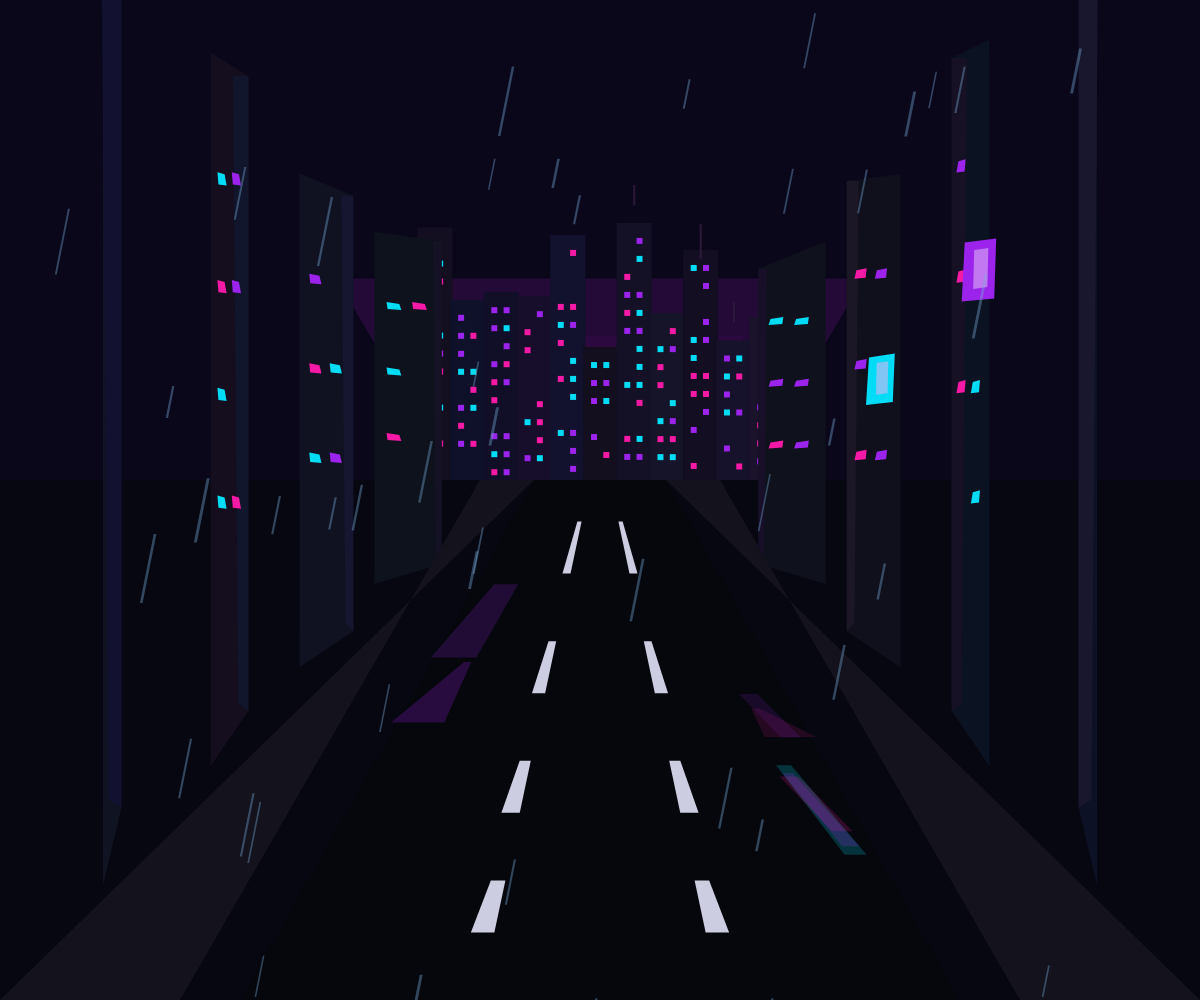
Frame 1 (no input)
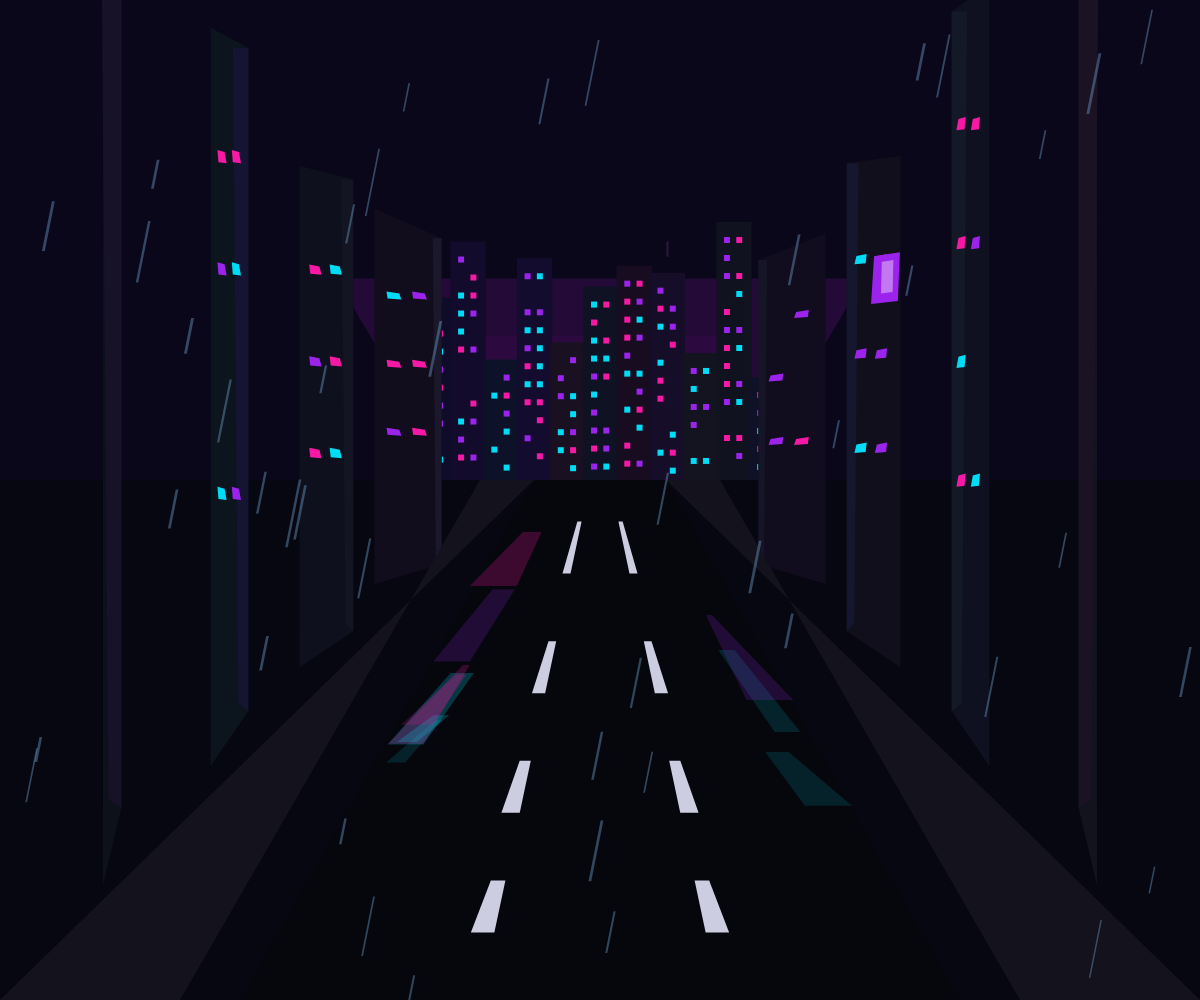
Frame 2 (the mouse pressed at the canvas centre, redrawn once)

The p5.js sketch that drew these frames (run headless with seeded random() and noise() and a simulated clock; the mouse was pressed at the canvas centre and the sketch redrawn once):

// p5.js sketch
// ── sketch.js
// Artefato 2 - Cidade Cyberpunk Generativa
// Autor: Pedro Elias
//
// Sketch estático e generativo.
// A estrutura da cidade segue regras de perspectiva,
// enquanto os detalhes variam a cada execução.

let neonCiano;
let neonRosa;
let neonRoxo;

function setup() {
  createCanvas(windowWidth, windowHeight);
  noLoop();

  neonCiano = color(0, 220, 245);
  neonRosa = color(245, 25, 165);
  neonRoxo = color(155, 35, 235);
}

function draw() {
  background(7, 7, 18);
  noStroke();

  let cx = width / 2;
  let horizonte = height * 0.48;

  desenharCeu(cx, horizonte);
  desenharSkyline(cx, horizonte);

  desenharPrediosEsquerda(cx, horizonte);
  desenharPrediosDireita(cx, horizonte);

  desenharRua(cx, horizonte);
  desenharReflexos(cx, horizonte);
  desenharFaixas(cx, horizonte);

  desenharChuva();
}


// ============================================================
// CÉU
// ============================================================

function desenharCeu(cx, horizonte) {

  fill(10, 7, 27);
  rect(0, 0, width, horizonte);

  fill(35, 10, 55);
  quad(
    width * 0.28, horizonte * 0.58,
    width * 0.72, horizonte * 0.58,
    width * 0.62, horizonte,
    width * 0.38, horizonte
  );

  fill(70, 15, 90, 65);
  quad(
    width * 0.38, horizonte * 0.70,
    width * 0.62, horizonte * 0.70,
    width * 0.56, horizonte,
    width * 0.44, horizonte
  );
}


// ============================================================
// SKYLINE DISTANTE
// ============================================================

function desenharSkyline(cx, horizonte) {

  let quantidade = floor(random(9, 15));

  let areaInicio = width * 0.32;
  let areaFim = width * 0.68;

  let larguraArea = areaFim - areaInicio;
  let larguraPredio = larguraArea / quantidade;

  for (let i = 0; i < quantidade; i++) {

    let x = areaInicio + i * larguraPredio;

    let altura = random(
      height * 0.10,
      height * 0.27
    );

    let topo = horizonte - altura;

    fill(
      random(14, 27),
      random(11, 20),
      random(30, 48)
    );

    rect(
      x,
      topo,
      larguraPredio + 2,
      altura
    );

    if (random() < 0.30) {

      fill(45, 25, 60);

      rect(
        x + larguraPredio / 2,
        topo - random(15, 40),
        2,
        random(15, 40)
      );
    }

    for (let y = topo + 15; y < horizonte - 10; y += 18) {

      if (random() < 0.65) {

        escolherNeon();

        rect(
          x + larguraPredio * 0.23,
          y,
          larguraPredio * 0.18,
          6
        );
      }

      if (random() < 0.60) {

        escolherNeon();

        rect(
          x + larguraPredio * 0.60,
          y,
          larguraPredio * 0.18,
          6
        );
      }
    }
  }
}


// ============================================================
// PRÉDIOS ESQUERDOS
// ============================================================

function desenharPrediosEsquerda(cx, horizonte) {

  let camadas = [0.20, 0.36, 0.55, 0.78, 1.0];

  for (let i = 0; i < camadas.length; i++) {

    let d = camadas[i];

    let direita = lerp(cx - width * 0.04, 0, d);
    let esquerda = lerp(cx - width * 0.11, 0, d);

    let baseDireita = lerp(
      horizonte,
      height * 0.90,
      d
    );

    let baseEsquerda = lerp(
      horizonte,
      height,
      d
    );

    let alturaBase = lerp(
      height * 0.13,
      height * 0.68,
      d
    );

    let variacao = random(
      -height * 0.04,
      height * 0.05
    );

    let topoDireita =
      horizonte - alturaBase + variacao;

    let topoEsquerda =
      topoDireita - random(5, 30);

    // Corpo principal
    fill(
      random(11, 20),
      random(12, 21),
      random(26, 40)
    );

    quad(
      esquerda, topoEsquerda,
      direita, topoDireita,
      direita, baseDireita,
      esquerda, baseEsquerda
    );

    // Face lateral mais clara
    fill(
      random(18, 28),
      random(16, 25),
      random(35, 50)
    );

    let faixa = lerp(5, 24, d);

    quad(
      direita - faixa, topoDireita,
      direita, topoDireita,
      direita, baseDireita,
      direita - faixa * 0.65, baseDireita - 8
    );

    desenharJanelasEsquerda(
      esquerda,
      direita,
      topoEsquerda,
      topoDireita,
      baseDireita,
      d
    );

    if (random() < 0.55 && d > 0.30) {
      desenharPlacaEsquerda(
        esquerda,
        direita,
        topoEsquerda,
        baseDireita,
        d
      );
    }

    if (random() < 0.28 && d > 0.45) {
      desenharPlacaHorizontalEsquerda(
        esquerda,
        direita,
        topoEsquerda,
        baseDireita,
        d
      );
    }
  }
}


// ============================================================
// PRÉDIOS DIREITOS
// ============================================================

function desenharPrediosDireita(cx, horizonte) {

  let camadas = [0.20, 0.36, 0.55, 0.78, 1.0];

  for (let i = 0; i < camadas.length; i++) {

    let d = camadas[i];

    let esquerda = lerp(
      cx + width * 0.04,
      width,
      d
    );

    let direita = lerp(
      cx + width * 0.11,
      width,
      d
    );

    let baseEsquerda = lerp(
      horizonte,
      height * 0.90,
      d
    );

    let baseDireita = lerp(
      horizonte,
      height,
      d
    );

    let alturaBase = lerp(
      height * 0.13,
      height * 0.68,
      d
    );

    let variacao = random(
      -height * 0.04,
      height * 0.05
    );

    let topoEsquerda =
      horizonte - alturaBase + variacao;

    let topoDireita =
      topoEsquerda - random(5, 30);

    // Corpo principal
    fill(
      random(11, 20),
      random(12, 21),
      random(26, 40)
    );

    quad(
      esquerda, topoEsquerda,
      direita, topoDireita,
      direita, baseDireita,
      esquerda, baseEsquerda
    );

    // Face lateral
    fill(
      random(18, 28),
      random(16, 25),
      random(35, 50)
    );

    let faixa = lerp(5, 24, d);

    quad(
      esquerda, topoEsquerda,
      esquerda + faixa, topoEsquerda,
      esquerda + faixa * 0.65, baseEsquerda - 8,
      esquerda, baseEsquerda
    );

    desenharJanelasDireita(
      esquerda,
      direita,
      topoEsquerda,
      topoDireita,
      baseEsquerda,
      d
    );

    if (random() < 0.55 && d > 0.30) {
      desenharPlacaDireita(
        esquerda,
        direita,
        topoDireita,
        baseEsquerda,
        d
      );
    }

    if (random() < 0.28 && d > 0.45) {
      desenharPlacaHorizontalDireita(
        esquerda,
        direita,
        topoDireita,
        baseEsquerda,
        d
      );
    }
  }
}


// ============================================================
// JANELAS ESQUERDAS
// ============================================================

function desenharJanelasEsquerda(
  esquerda,
  direita,
  topoE,
  topoD,
  base,
  d
) {

  let margem = (direita - esquerda) * 0.12;

  let inicioX = esquerda + margem;
  let fimX = direita - margem;

  let larguraDisponivel = fimX - inicioX;

  if (larguraDisponivel < 15) {
    return;
  }

  let colunas = d > 0.65 ? 4 : 2;
  let linhas = floor(lerp(2, 7, d));

  for (let linha = 0; linha < linhas; linha++) {

    let tY = (linha + 1) / (linhas + 2);

    let y = lerp(
      (topoE + topoD) / 2,
      base,
      tY
    );

    for (let coluna = 0; coluna < colunas; coluna++) {

      if (random() < 0.18) {
        continue;
      }

      let tamanhoCelula =
        larguraDisponivel / colunas;

      let x =
        inicioX +
        coluna * tamanhoCelula +
        tamanhoCelula * 0.16;

      let w =
        tamanhoCelula * 0.50;

      let h =
        lerp(5, 20, d);

      escolherNeon();

      quad(
        x, y,
        x + w, y + 2,
        x + w + 2, y + h,
        x + 1, y + h - 1
      );
    }
  }
}


// ============================================================
// JANELAS DIREITAS
// ============================================================

function desenharJanelasDireita(
  esquerda,
  direita,
  topoE,
  topoD,
  base,
  d
) {

  let margem = (direita - esquerda) * 0.12;

  let inicioX = esquerda + margem;
  let fimX = direita - margem;

  let larguraDisponivel = fimX - inicioX;

  if (larguraDisponivel < 15) {
    return;
  }

  let colunas = d > 0.65 ? 4 : 2;
  let linhas = floor(lerp(2, 7, d));

  for (let linha = 0; linha < linhas; linha++) {

    let tY = (linha + 1) / (linhas + 2);

    let y = lerp(
      (topoE + topoD) / 2,
      base,
      tY
    );

    for (let coluna = 0; coluna < colunas; coluna++) {

      if (random() < 0.18) {
        continue;
      }

      let tamanhoCelula =
        larguraDisponivel / colunas;

      let x =
        inicioX +
        coluna * tamanhoCelula +
        tamanhoCelula * 0.16;

      let w =
        tamanhoCelula * 0.50;

      let h =
        lerp(5, 20, d);

      escolherNeon();

      quad(
        x, y + 2,
        x + w, y,
        x + w - 1, y + h - 1,
        x - 2, y + h
      );
    }
  }
}


// ============================================================
// PLACAS VERTICAIS
// ============================================================

function desenharPlacaEsquerda(
  esquerda,
  direita,
  topo,
  base,
  d
) {

  let larguraPredio = direita - esquerda;

  if (larguraPredio < 30) {
    return;
  }

  let x =
    lerp(esquerda, direita, random(0.25, 0.55));

  let y =
    lerp(topo, base, random(0.20, 0.45));

  let w =
    lerp(15, 45, d);

  let h =
    lerp(30, 90, d);

  escolherNeon();

  quad(
    x, y,
    x + w, y + 4,
    x + w + 3, y + h,
    x + 2, y + h - 3
  );

  fill(220, 180, 245, 150);

  quad(
    x + w * 0.25,
    y + h * 0.15,

    x + w * 0.70,
    y + h * 0.18,

    x + w * 0.72,
    y + h * 0.80,

    x + w * 0.28,
    y + h * 0.77
  );
}


function desenharPlacaDireita(
  esquerda,
  direita,
  topo,
  base,
  d
) {

  let larguraPredio = direita - esquerda;

  if (larguraPredio < 30) {
    return;
  }

  let x =
    lerp(esquerda, direita, random(0.25, 0.55));

  let y =
    lerp(topo, base, random(0.20, 0.45));

  let w =
    lerp(15, 45, d);

  let h =
    lerp(30, 90, d);

  escolherNeon();

  quad(
    x, y + 4,
    x + w, y,
    x + w - 2, y + h - 3,
    x - 3, y + h
  );

  fill(220, 180, 245, 150);

  quad(
    x + w * 0.30,
    y + h * 0.18,

    x + w * 0.75,
    y + h * 0.15,

    x + w * 0.72,
    y + h * 0.77,

    x + w * 0.27,
    y + h * 0.80
  );
}


// ============================================================
// PLACAS HORIZONTAIS
// ============================================================

function desenharPlacaHorizontalEsquerda(
  esquerda,
  direita,
  topo,
  base,
  d
) {

  let larguraPredio = direita - esquerda;

  if (larguraPredio < 45) {
    return;
  }

  let y = lerp(topo, base, random(0.50, 0.72));

  let x = esquerda + larguraPredio * 0.15;
  let w = larguraPredio * random(0.50, 0.72);
  let h = lerp(10, 26, d);

  escolherNeon();

  quad(
    x, y,
    x + w, y + 2,
    x + w + 2, y + h,
    x + 1, y + h
  );
}


function desenharPlacaHorizontalDireita(
  esquerda,
  direita,
  topo,
  base,
  d
) {

  let larguraPredio = direita - esquerda;

  if (larguraPredio < 45) {
    return;
  }

  let y = lerp(topo, base, random(0.50, 0.72));

  let x = esquerda + larguraPredio * 0.15;
  let w = larguraPredio * random(0.50, 0.72);
  let h = lerp(10, 26, d);

  escolherNeon();

  quad(
    x, y + 2,
    x + w, y,
    x + w - 1, y + h,
    x - 2, y + h
  );
}


// ============================================================
// RUA
// ============================================================

function desenharRua(cx, horizonte) {

  fill(6, 7, 13);

  quad(
    cx - width * 0.055, horizonte,
    cx + width * 0.055, horizonte,
    width * 0.80, height,
    width * 0.20, height
  );

  fill(19, 18, 29);

  quad(
    0, height,
    cx - width * 0.055, horizonte,
    cx - width * 0.10, horizonte,
    width * 0.15, height
  );

  quad(
    cx + width * 0.055, horizonte,
    width, height,
    width * 0.85, height,
    cx + width * 0.10, horizonte
  );
}


// ============================================================
// FAIXAS DA RUA
// ============================================================

function desenharFaixas(cx, horizonte) {

  fill(205, 205, 225);

  let segmentos = 4;

  for (let i = 0; i < segmentos; i++) {

    let t1 = 0.08 + i * 0.23;
    let t2 = t1 + 0.10;

    let y1 = lerp(horizonte, height, t1);
    let y2 = lerp(horizonte, height, t2);

    let distancia1 =
      lerp(width * 0.008, width * 0.10, t1);

    let distancia2 =
      lerp(width * 0.008, width * 0.10, t2);

    let largura1 =
      lerp(3, width * 0.015, t1);

    let largura2 =
      lerp(4, width * 0.022, t2);

    quad(
      cx - distancia1 - largura1, y1,
      cx - distancia1, y1,
      cx - distancia2, y2,
      cx - distancia2 - largura2, y2
    );

    quad(
      cx + distancia1, y1,
      cx + distancia1 + largura1, y1,
      cx + distancia2 + largura2, y2,
      cx + distancia2, y2
    );
  }
}


// ============================================================
// REFLEXOS
// ============================================================

function desenharReflexos(cx, horizonte) {

  let quantidade = floor(random(7, 12));

  for (let i = 0; i < quantidade; i++) {

    let lado = random() < 0.5 ? -1 : 1;

    let y1 =
      random(
        horizonte + height * 0.05,
        height * 0.78
      );

    let y2 =
      min(
        y1 + random(height * 0.025, height * 0.09),
        height
      );

    let progresso1 =
      map(y1, horizonte, height, 0, 1);

    let progresso2 =
      map(y2, horizonte, height, 0, 1);

    let xCentro1 =
      cx +
      lado *
      lerp(
        width * 0.035,
        width * 0.25,
        progresso1
      );

    let xCentro2 =
      cx +
      lado *
      lerp(
        width * 0.04,
        width * 0.28,
        progresso2
      );

    escolherNeonTransparente();

    let w1 = random(3, 12);
    let w2 = random(8, 28);

    quad(
      xCentro1 - w1, y1,
      xCentro1 + w1, y1,
      xCentro2 + w2, y2,
      xCentro2 - w2, y2
    );
  }
}


// ============================================================
// CHUVA
// ============================================================

function desenharChuva() {

  fill(120, 170, 215, 100);

  let quantidade =
    floor(
      map(
        width,
        500,
        1920,
        25,
        65,
        true
      )
    );

  for (let i = 0; i < quantidade; i++) {

    let x = random(width);
    let y = random(height);

    let tamanho =
      random(
        height * 0.025,
        height * 0.07
      );

    let espessura =
      random(1.5, 3);

    quad(
      x, y,
      x + espessura, y,
      x - tamanho * 0.20 + espessura,
      y + tamanho,
      x - tamanho * 0.20,
      y + tamanho
    );
  }
}


// ============================================================
// CORES NEON
// ============================================================

function escolherNeon() {

  let escolha = floor(random(3));

  if (escolha === 0) {
    fill(neonCiano);
  }

  else if (escolha === 1) {
    fill(neonRosa);
  }

  else {
    fill(neonRoxo);
  }
}


function escolherNeonTransparente() {

  let escolha = floor(random(3));

  if (escolha === 0) {
    fill(0, 220, 245, random(30, 60));
  }

  else if (escolha === 1) {
    fill(245, 25, 165, random(30, 60));
  }

  else {
    fill(155, 35, 235, random(30, 60));
  }
}


// ============================================================
// REDIMENSIONAMENTO
// ============================================================

function windowResized() {
  resizeCanvas(windowWidth, windowHeight);
  redraw();
}
